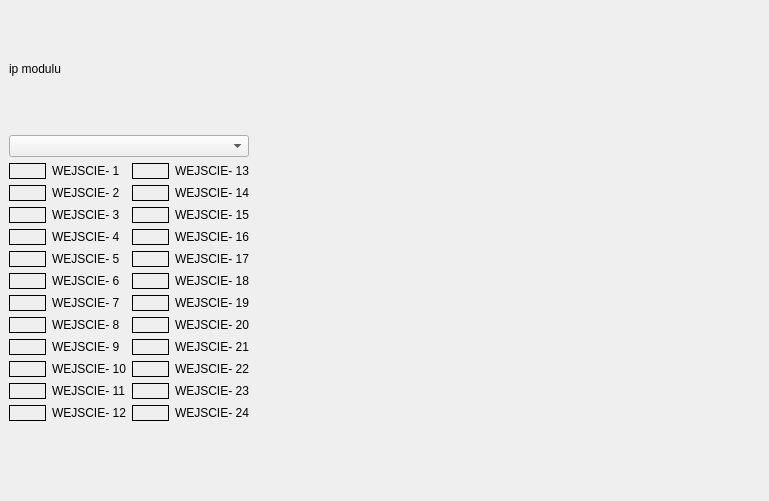
<?xml version="1.0" encoding="UTF-8"?>
<ui version="4.0">
 <class>Dialog2</class>
 <widget class="QDialog" name="Dialog2">
  <property name="geometry">
   <rect>
    <x>0</x>
    <y>0</y>
    <width>769</width>
    <height>501</height>
   </rect>
  </property>
  <property name="windowTitle">
   <string>Dialog</string>
  </property>
  <widget class="QWidget" name="layoutWidget">
   <property name="geometry">
    <rect>
     <x>9</x>
     <y>9</y>
     <width>240</width>
     <height>412</height>
    </rect>
   </property>
   <layout class="QVBoxLayout" name="verticalLayout_3">
    <item>
     <widget class="QLabel" name="label_25">
      <property name="text">
       <string>ip modulu</string>
      </property>
     </widget>
    </item>
    <item>
     <widget class="QComboBox" name="comboBox"/>
    </item>
    <item>
     <layout class="QGridLayout" name="gridLayout_2">
      <item row="0" column="0">
       <layout class="QHBoxLayout" name="horizontalLayout">
        <item>
         <layout class="QVBoxLayout" name="verticalLayout_5">
          <item>
           <widget class="QLabel" name="WE1">
            <property name="frameShape">
             <enum>QFrame::Box</enum>
            </property>
            <property name="frameShadow">
             <enum>QFrame::Plain</enum>
            </property>
            <property name="text">
             <string/>
            </property>
           </widget>
          </item>
          <item>
           <widget class="QLabel" name="WE2">
            <property name="frameShape">
             <enum>QFrame::Box</enum>
            </property>
            <property name="text">
             <string/>
            </property>
           </widget>
          </item>
          <item>
           <widget class="QLabel" name="WE3">
            <property name="frameShape">
             <enum>QFrame::Box</enum>
            </property>
            <property name="text">
             <string/>
            </property>
           </widget>
          </item>
          <item>
           <widget class="QLabel" name="WE4">
            <property name="frameShape">
             <enum>QFrame::Box</enum>
            </property>
            <property name="text">
             <string/>
            </property>
           </widget>
          </item>
          <item>
           <widget class="QLabel" name="WE5">
            <property name="frameShape">
             <enum>QFrame::Box</enum>
            </property>
            <property name="text">
             <string/>
            </property>
           </widget>
          </item>
          <item>
           <widget class="QLabel" name="WE6">
            <property name="frameShape">
             <enum>QFrame::Box</enum>
            </property>
            <property name="text">
             <string/>
            </property>
           </widget>
          </item>
          <item>
           <widget class="QLabel" name="WE7">
            <property name="frameShape">
             <enum>QFrame::Box</enum>
            </property>
            <property name="text">
             <string/>
            </property>
           </widget>
          </item>
          <item>
           <widget class="QLabel" name="WE8">
            <property name="frameShape">
             <enum>QFrame::Box</enum>
            </property>
            <property name="text">
             <string/>
            </property>
           </widget>
          </item>
          <item>
           <widget class="QLabel" name="WE9">
            <property name="frameShape">
             <enum>QFrame::Box</enum>
            </property>
            <property name="text">
             <string/>
            </property>
           </widget>
          </item>
          <item>
           <widget class="QLabel" name="WE10">
            <property name="frameShape">
             <enum>QFrame::Box</enum>
            </property>
            <property name="text">
             <string/>
            </property>
           </widget>
          </item>
          <item>
           <widget class="QLabel" name="WE11">
            <property name="frameShape">
             <enum>QFrame::Box</enum>
            </property>
            <property name="text">
             <string/>
            </property>
           </widget>
          </item>
          <item>
           <widget class="QLabel" name="WE12">
            <property name="frameShape">
             <enum>QFrame::Box</enum>
            </property>
            <property name="text">
             <string/>
            </property>
           </widget>
          </item>
         </layout>
        </item>
        <item>
         <layout class="QVBoxLayout" name="verticalLayout_2">
          <item>
           <widget class="QLabel" name="label">
            <property name="text">
             <string>WEJSCIE- 1</string>
            </property>
           </widget>
          </item>
          <item>
           <widget class="QLabel" name="label_2">
            <property name="text">
             <string>WEJSCIE- 2</string>
            </property>
           </widget>
          </item>
          <item>
           <widget class="QLabel" name="label_3">
            <property name="text">
             <string>WEJSCIE- 3</string>
            </property>
           </widget>
          </item>
          <item>
           <widget class="QLabel" name="label_4">
            <property name="text">
             <string>WEJSCIE- 4</string>
            </property>
           </widget>
          </item>
          <item>
           <widget class="QLabel" name="label_5">
            <property name="text">
             <string>WEJSCIE- 5</string>
            </property>
           </widget>
          </item>
          <item>
           <widget class="QLabel" name="label_6">
            <property name="text">
             <string>WEJSCIE- 6</string>
            </property>
           </widget>
          </item>
          <item>
           <widget class="QLabel" name="label_7">
            <property name="text">
             <string>WEJSCIE- 7</string>
            </property>
           </widget>
          </item>
          <item>
           <widget class="QLabel" name="label_8">
            <property name="text">
             <string>WEJSCIE- 8</string>
            </property>
           </widget>
          </item>
          <item>
           <widget class="QLabel" name="label_9">
            <property name="text">
             <string>WEJSCIE- 9</string>
            </property>
           </widget>
          </item>
          <item>
           <widget class="QLabel" name="label_10">
            <property name="text">
             <string>WEJSCIE- 10</string>
            </property>
           </widget>
          </item>
          <item>
           <widget class="QLabel" name="label_11">
            <property name="text">
             <string>WEJSCIE- 11</string>
            </property>
           </widget>
          </item>
          <item>
           <widget class="QLabel" name="label_12">
            <property name="text">
             <string>WEJSCIE- 12</string>
            </property>
           </widget>
          </item>
         </layout>
        </item>
       </layout>
      </item>
      <item row="0" column="1">
       <layout class="QHBoxLayout" name="horizontalLayout_2">
        <item>
         <layout class="QVBoxLayout" name="verticalLayout_6">
          <item>
           <widget class="QLabel" name="WE13">
            <property name="frameShape">
             <enum>QFrame::Box</enum>
            </property>
            <property name="text">
             <string/>
            </property>
           </widget>
          </item>
          <item>
           <widget class="QLabel" name="WE14">
            <property name="frameShape">
             <enum>QFrame::Box</enum>
            </property>
            <property name="text">
             <string/>
            </property>
           </widget>
          </item>
          <item>
           <widget class="QLabel" name="WE15">
            <property name="frameShape">
             <enum>QFrame::Box</enum>
            </property>
            <property name="text">
             <string/>
            </property>
           </widget>
          </item>
          <item>
           <widget class="QLabel" name="WE16">
            <property name="frameShape">
             <enum>QFrame::Box</enum>
            </property>
            <property name="text">
             <string/>
            </property>
           </widget>
          </item>
          <item>
           <widget class="QLabel" name="WE17">
            <property name="frameShape">
             <enum>QFrame::Box</enum>
            </property>
            <property name="text">
             <string/>
            </property>
           </widget>
          </item>
          <item>
           <widget class="QLabel" name="WE18">
            <property name="frameShape">
             <enum>QFrame::Box</enum>
            </property>
            <property name="text">
             <string/>
            </property>
           </widget>
          </item>
          <item>
           <widget class="QLabel" name="WE19">
            <property name="frameShape">
             <enum>QFrame::Box</enum>
            </property>
            <property name="text">
             <string/>
            </property>
           </widget>
          </item>
          <item>
           <widget class="QLabel" name="WE20">
            <property name="frameShape">
             <enum>QFrame::Box</enum>
            </property>
            <property name="text">
             <string/>
            </property>
           </widget>
          </item>
          <item>
           <widget class="QLabel" name="WE21">
            <property name="frameShape">
             <enum>QFrame::Box</enum>
            </property>
            <property name="text">
             <string/>
            </property>
           </widget>
          </item>
          <item>
           <widget class="QLabel" name="WE22">
            <property name="frameShape">
             <enum>QFrame::Box</enum>
            </property>
            <property name="text">
             <string/>
            </property>
           </widget>
          </item>
          <item>
           <widget class="QLabel" name="WE23">
            <property name="frameShape">
             <enum>QFrame::Box</enum>
            </property>
            <property name="text">
             <string/>
            </property>
           </widget>
          </item>
          <item>
           <widget class="QLabel" name="WE24">
            <property name="frameShape">
             <enum>QFrame::Box</enum>
            </property>
            <property name="text">
             <string/>
            </property>
           </widget>
          </item>
         </layout>
        </item>
        <item>
         <layout class="QVBoxLayout" name="verticalLayout">
          <item>
           <widget class="QLabel" name="label_13">
            <property name="text">
             <string>WEJSCIE- 13</string>
            </property>
           </widget>
          </item>
          <item>
           <widget class="QLabel" name="label_14">
            <property name="text">
             <string>WEJSCIE- 14</string>
            </property>
           </widget>
          </item>
          <item>
           <widget class="QLabel" name="label_15">
            <property name="text">
             <string>WEJSCIE- 15</string>
            </property>
           </widget>
          </item>
          <item>
           <widget class="QLabel" name="label_16">
            <property name="text">
             <string>WEJSCIE- 16</string>
            </property>
           </widget>
          </item>
          <item>
           <widget class="QLabel" name="label_17">
            <property name="text">
             <string>WEJSCIE- 17</string>
            </property>
           </widget>
          </item>
          <item>
           <widget class="QLabel" name="label_18">
            <property name="text">
             <string>WEJSCIE- 18</string>
            </property>
           </widget>
          </item>
          <item>
           <widget class="QLabel" name="label_19">
            <property name="text">
             <string>WEJSCIE- 19</string>
            </property>
           </widget>
          </item>
          <item>
           <widget class="QLabel" name="label_20">
            <property name="text">
             <string>WEJSCIE- 20</string>
            </property>
           </widget>
          </item>
          <item>
           <widget class="QLabel" name="label_21">
            <property name="text">
             <string>WEJSCIE- 21</string>
            </property>
           </widget>
          </item>
          <item>
           <widget class="QLabel" name="label_22">
            <property name="text">
             <string>WEJSCIE- 22</string>
            </property>
           </widget>
          </item>
          <item>
           <widget class="QLabel" name="label_23">
            <property name="text">
             <string>WEJSCIE- 23</string>
            </property>
           </widget>
          </item>
          <item>
           <widget class="QLabel" name="label_24">
            <property name="text">
             <string>WEJSCIE- 24</string>
            </property>
           </widget>
          </item>
         </layout>
        </item>
       </layout>
      </item>
     </layout>
    </item>
   </layout>
  </widget>
 </widget>
 <resources/>
 <connections/>
</ui>
